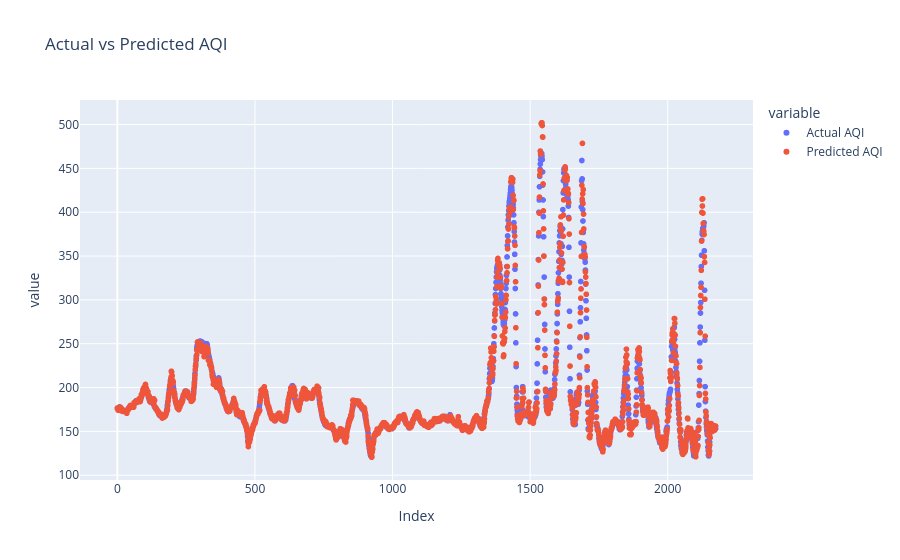

The notebook cell this image was saved under:
### Markdown cell above
### Actual vs Predicted values

### Code cell
# Building DataFrame
df_results = pd.DataFrame({
    "Actual AQI": y_test,
    "Predicted AQI": y_pred
})

# Using index as x-axis
df_results["Index"] = range(len(df_results))

fig = px.scatter(
    df_results,
    x="Index",
    y=["Actual AQI", "Predicted AQI"],  # plotting both columns
    title="Actual vs Predicted AQI"
)

fig.show()

### Figure 1 — Plotly figure (JSON) as saved in the notebook; plotly's stock layout.template omitted (floating-point values rounded to 4 significant figures; data arrays with more than 128 entries replaced by an {"elided": "..."} marker saying what was removed)
{"data": [{"hovertemplate": "variable=Actual AQI<br>Index=%{x}<br>value=%{y}<extra></extra>", "legendgroup": "Actual AQI", "marker": {"color": "#636efa", "symbol": "circle"}, "mode": "markers", "name": "Actual AQI", "showlegend": true, "type": "scattergl", "x": {"elided": "2175 int values"}, "xaxis": "x", "y": {"elided": "2175 float values"}, "yaxis": "y"}, {"hovertemplate": "variable=Predicted AQI<br>Index=%{x}<br>value=%{y}<extra></extra>", "legendgroup": "Predicted AQI", "marker": {"color": "#EF553B", "symbol": "circle"}, "mode": "markers", "name": "Predicted AQI", "showlegend": true, "type": "scattergl", "x": {"elided": "2175 int values"}, "xaxis": "x", "y": {"elided": "2175 float values"}, "yaxis": "y"}], "layout": {"legend": {"title": {"text": "variable"}, "tracegroupgap": 0}, "title": {"text": "Actual vs Predicted AQI"}, "xaxis": {"anchor": "y", "domain": [0, 1], "title": {"text": "Index"}}, "yaxis": {"anchor": "x", "domain": [0, 1], "title": {"text": "value"}}}}
